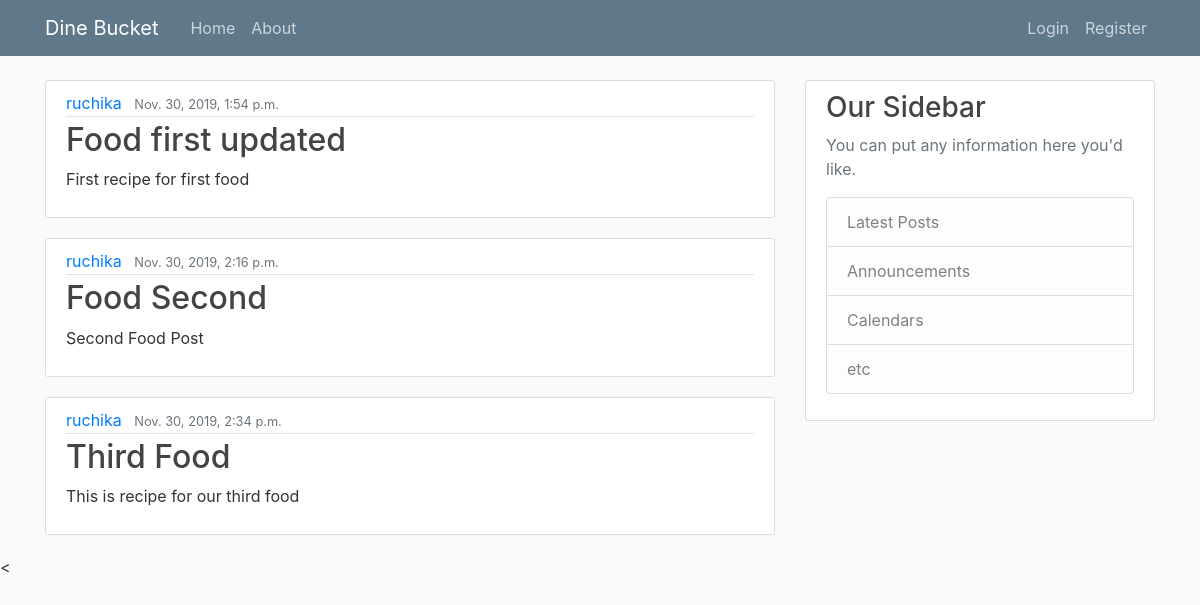
The page / on the database its author committed.
### blog/models.py (models this page shows, shortened)
class Post(models.Model):
    title = models.CharField(max_length= 100)
    recipe = models.TextField()
    date_posted= models.DateTimeField(default=timezone.now)
    chef = models.ForeignKey(User,on_delete=models.CASCADE)

### blog/views.py (the view)
# urls.py: path('', views.home,name='blog-home'),
def home(request):
    context = {
        'posts': Post.objects.all()
    }
    return render(request,'blog/home.html',context)

### blog/templates/blog/home.html
{% extends "blog/base.html" %}
{% block content %}
    {% for post in posts %}
       <article class="media content-section">
          <div class="media-body">
            <div class="article-metadata">
              <a class="mr-2" href="#">{{ post.chef }}</a>
              <small class="text-muted">{{ post.date_posted}}</small>
            </div>
            <h2><a class="article-title" href="#">{{ post.title }}</a></h2>
            <p class="article-content">{{ post.recipe }}</p>
          </div>
        </article>
    {% endfor %}
{% endblock content %}

### blog/templates/blog/base.html (shortened to what this page needs)
{% load static %}
<!DOCTYPE html>
<html lang="en">
<head>
    <link rel="stylesheet" href="https://stackpath.bootstrapcdn.com/bootstrap/4.4.1/css/bootstrap.min.css">
    <link rel="stylesheet" type="text/css" href="{% static 'blog/main.css' %}">
</head>
<body>
        <header class="site-header">
          <nav class="navbar navbar-expand-md navbar-dark bg-steel fixed-top">
            <div class="container">
              <a class="navbar-brand mr-4" href="{% url 'blog-home'%}">Dine Bucket</a>
              <div class="collapse navbar-collapse" id="navbarToggle">
                <div class="navbar-nav mr-auto">
                  <a class="nav-item nav-link" href="{% url 'blog-home'%}">Home</a>
                  <a class="nav-item nav-link" href="{% url 'blog-about' %}">About</a>
                </div>
                <div class="navbar-nav">
                  <a class="nav-item nav-link" href="#">Login</a>
                  <a class="nav-item nav-link" href="#">Register</a>
                </div>
              </div>
            </div>
          </nav>
        </header>
         <main role="main" class="container">
          <div class="row">
            <div class="col-md-8">
              {% block content %}{% endblock %}
            </div>
            <div class="col-md-4">
              <div class="content-section">
                <h3>Our Sidebar</h3>
                <p class='text-muted'>You can put any information here you'd like.
                  <ul class="list-group">
                    <li class="list-group-item list-group-item-light">Latest Posts</li>
                    <li class="list-group-item list-group-item-light">Announcements</li>
                    <li class="list-group-item list-group-item-light">Calendars</li>
                    <li class="list-group-item list-group-item-light">etc</li>
                  </ul>
                </p>
              </div>
            </div>
          </div>
        </main>
  <
</body>
</html>

### blog/static/blog/main.css (style rules this page uses)
body { background: #fafafa; color: #333333; margin-top: 5rem; }
h1, h2, h3, h4, h5, h6 { color: #444444; }
ul { margin: 0; }
.bg-steel { background-color: #5f788a; }
.site-header .navbar-nav .nav-link { color: #cbd5db; }
.content-section { background: #ffffff; padding: 10px 20px; border: 1px solid #dddddd; border-radius: 3px; margin-bottom: 20px; }
.article-title { color: #444444; }
.article-content { white-space: pre-line; }
.article-metadata { padding-bottom: 1px; margin-bottom: 4px; border-bottom: 1px solid #e3e3e3 }

### rows shown on the page
Post: chef "ruchika", date_posted "Nov. 30, 2019, 1:54 p.m.", title "Food first updated", recipe "First recipe for first food"
Post: chef "ruchika", date_posted "Nov. 30, 2019, 2:16 p.m.", title "Food Second", recipe "Second Food Post"
Post: chef "ruchika", date_posted "Nov. 30, 2019, 2:34 p.m.", title "Third Food", recipe "This is recipe for our third food"
